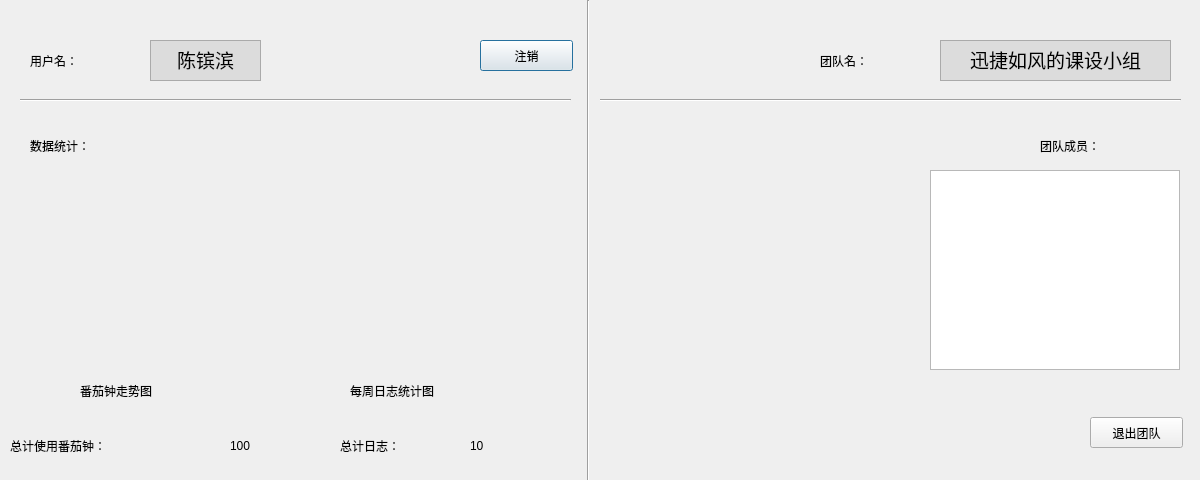
<?xml version="1.0" encoding="UTF-8"?>
<ui version="4.0">
 <class>personalDetails</class>
 <widget class="QDialog" name="personalDetails">
  <property name="geometry">
   <rect>
    <x>0</x>
    <y>0</y>
    <width>1200</width>
    <height>480</height>
   </rect>
  </property>
  <property name="windowTitle">
   <string>Dialog</string>
  </property>
  <widget class="QLabel" name="label">
   <property name="geometry">
    <rect>
     <x>30</x>
     <y>50</y>
     <width>81</width>
     <height>21</height>
    </rect>
   </property>
   <property name="styleSheet">
    <string notr="true">font: 14pt &quot;华文新魏&quot;;</string>
   </property>
   <property name="text">
    <string>用户名：</string>
   </property>
  </widget>
  <widget class="QLabel" name="label_3">
   <property name="geometry">
    <rect>
     <x>820</x>
     <y>50</y>
     <width>81</width>
     <height>21</height>
    </rect>
   </property>
   <property name="styleSheet">
    <string notr="true">font: 14pt &quot;华文新魏&quot;;</string>
   </property>
   <property name="text">
    <string>团队名：</string>
   </property>
  </widget>
  <widget class="QTextBrowser" name="textBrowser">
   <property name="geometry">
    <rect>
     <x>940</x>
     <y>40</y>
     <width>231</width>
     <height>41</height>
    </rect>
   </property>
   <property name="styleSheet">
    <string notr="true">background-color: rgb(220, 220, 220);</string>
   </property>
   <property name="html">
    <string>&lt;!DOCTYPE HTML PUBLIC &quot;-//W3C//DTD HTML 4.0//EN&quot; &quot;http://www.w3.org/TR/REC-html40/strict.dtd&quot;&gt;
&lt;html&gt;&lt;head&gt;&lt;meta name=&quot;qrichtext&quot; content=&quot;1&quot; /&gt;&lt;style type=&quot;text/css&quot;&gt;
p, li { white-space: pre-wrap; }
&lt;/style&gt;&lt;/head&gt;&lt;body style=&quot; font-family:'SimSun'; font-size:9pt; font-weight:400; font-style:normal;&quot;&gt;
&lt;p align=&quot;center&quot; style=&quot; margin-top:0px; margin-bottom:0px; margin-left:0px; margin-right:0px; -qt-block-indent:0; text-indent:0px;&quot;&gt;&lt;span style=&quot; font-size:14pt;&quot;&gt;迅捷如风的课设小组&lt;/span&gt;&lt;/p&gt;&lt;/body&gt;&lt;/html&gt;</string>
   </property>
  </widget>
  <widget class="QTextBrowser" name="textBrowser_2">
   <property name="geometry">
    <rect>
     <x>150</x>
     <y>40</y>
     <width>111</width>
     <height>41</height>
    </rect>
   </property>
   <property name="styleSheet">
    <string notr="true">background-color: rgb(220, 220, 220);
font: 14pt &quot;宋体&quot;;</string>
   </property>
   <property name="html">
    <string>&lt;!DOCTYPE HTML PUBLIC &quot;-//W3C//DTD HTML 4.0//EN&quot; &quot;http://www.w3.org/TR/REC-html40/strict.dtd&quot;&gt;
&lt;html&gt;&lt;head&gt;&lt;meta name=&quot;qrichtext&quot; content=&quot;1&quot; /&gt;&lt;style type=&quot;text/css&quot;&gt;
p, li { white-space: pre-wrap; }
&lt;/style&gt;&lt;/head&gt;&lt;body style=&quot; font-family:'宋体'; font-size:14pt; font-weight:400; font-style:normal;&quot;&gt;
&lt;p align=&quot;center&quot; style=&quot; margin-top:0px; margin-bottom:0px; margin-left:0px; margin-right:0px; -qt-block-indent:0; text-indent:0px;&quot;&gt;陈镔滨&lt;/p&gt;&lt;/body&gt;&lt;/html&gt;</string>
   </property>
  </widget>
  <widget class="Line" name="line">
   <property name="geometry">
    <rect>
     <x>580</x>
     <y>0</y>
     <width>16</width>
     <height>481</height>
    </rect>
   </property>
   <property name="orientation">
    <enum>Qt::Vertical</enum>
   </property>
  </widget>
  <widget class="QLabel" name="label_2">
   <property name="geometry">
    <rect>
     <x>30</x>
     <y>130</y>
     <width>121</width>
     <height>31</height>
    </rect>
   </property>
   <property name="styleSheet">
    <string notr="true">font: 16pt &quot;华文新魏&quot;;</string>
   </property>
   <property name="text">
    <string>数据统计：</string>
   </property>
  </widget>
  <widget class="Line" name="line_2">
   <property name="geometry">
    <rect>
     <x>20</x>
     <y>90</y>
     <width>551</width>
     <height>20</height>
    </rect>
   </property>
   <property name="orientation">
    <enum>Qt::Horizontal</enum>
   </property>
  </widget>
  <widget class="Line" name="line_3">
   <property name="geometry">
    <rect>
     <x>600</x>
     <y>90</y>
     <width>581</width>
     <height>20</height>
    </rect>
   </property>
   <property name="orientation">
    <enum>Qt::Horizontal</enum>
   </property>
  </widget>
  <widget class="QLabel" name="label_4">
   <property name="geometry">
    <rect>
     <x>1040</x>
     <y>130</y>
     <width>121</width>
     <height>31</height>
    </rect>
   </property>
   <property name="styleSheet">
    <string notr="true">font: 16pt &quot;华文新魏&quot;;</string>
   </property>
   <property name="text">
    <string>团队成员：</string>
   </property>
  </widget>
  <widget class="QTableWidget" name="tableWidget">
   <property name="geometry">
    <rect>
     <x>930</x>
     <y>170</y>
     <width>250</width>
     <height>200</height>
    </rect>
   </property>
   <property name="styleSheet">
    <string notr="true">font: 14pt &quot;楷体&quot;;</string>
   </property>
  </widget>
  <widget class="QPushButton" name="pushButton">
   <property name="geometry">
    <rect>
     <x>480</x>
     <y>40</y>
     <width>93</width>
     <height>31</height>
    </rect>
   </property>
   <property name="styleSheet">
    <string notr="true">font: 75 12pt &quot;微软雅黑&quot;;</string>
   </property>
   <property name="text">
    <string>注销</string>
   </property>
  </widget>
  <widget class="QPushButton" name="pushButton_2">
   <property name="geometry">
    <rect>
     <x>1090</x>
     <y>417</y>
     <width>93</width>
     <height>31</height>
    </rect>
   </property>
   <property name="styleSheet">
    <string notr="true">font: 75 12pt &quot;微软雅黑&quot;;</string>
   </property>
   <property name="text">
    <string>退出团队</string>
   </property>
  </widget>
  <widget class="QLabel" name="label_5">
   <property name="geometry">
    <rect>
     <x>20</x>
     <y>200</y>
     <width>221</width>
     <height>151</height>
    </rect>
   </property>
   <property name="styleSheet">
    <string notr="true">border-image: url(:/new/prefix1/Image/58ece79b36818.png);</string>
   </property>
   <property name="text">
    <string/>
   </property>
  </widget>
  <widget class="QLabel" name="label_6">
   <property name="geometry">
    <rect>
     <x>310</x>
     <y>200</y>
     <width>221</width>
     <height>151</height>
    </rect>
   </property>
   <property name="styleSheet">
    <string notr="true">border-image: url(:/new/prefix1/Image/58ece79b36818.png);</string>
   </property>
   <property name="text">
    <string/>
   </property>
  </widget>
  <widget class="QLabel" name="label_7">
   <property name="geometry">
    <rect>
     <x>80</x>
     <y>380</y>
     <width>131</width>
     <height>21</height>
    </rect>
   </property>
   <property name="styleSheet">
    <string notr="true">font: 12pt &quot;幼圆&quot;;</string>
   </property>
   <property name="text">
    <string>番茄钟走势图</string>
   </property>
  </widget>
  <widget class="QLabel" name="label_8">
   <property name="geometry">
    <rect>
     <x>350</x>
     <y>380</y>
     <width>151</width>
     <height>21</height>
    </rect>
   </property>
   <property name="styleSheet">
    <string notr="true">font: 12pt &quot;幼圆&quot;;</string>
   </property>
   <property name="text">
    <string>每周日志统计图</string>
   </property>
  </widget>
  <widget class="QLabel" name="label_9">
   <property name="geometry">
    <rect>
     <x>10</x>
     <y>430</y>
     <width>211</width>
     <height>31</height>
    </rect>
   </property>
   <property name="styleSheet">
    <string notr="true">font: 16pt &quot;黑体&quot;;</string>
   </property>
   <property name="text">
    <string>总计使用番茄钟：</string>
   </property>
  </widget>
  <widget class="QLabel" name="label_10">
   <property name="geometry">
    <rect>
     <x>340</x>
     <y>430</y>
     <width>131</width>
     <height>31</height>
    </rect>
   </property>
   <property name="styleSheet">
    <string notr="true">font: 16pt &quot;黑体&quot;;</string>
   </property>
   <property name="text">
    <string>总计日志：</string>
   </property>
  </widget>
  <widget class="QLabel" name="label_11">
   <property name="geometry">
    <rect>
     <x>230</x>
     <y>430</y>
     <width>51</width>
     <height>31</height>
    </rect>
   </property>
   <property name="styleSheet">
    <string notr="true">font: 16pt &quot;Verdana&quot;;</string>
   </property>
   <property name="text">
    <string>100</string>
   </property>
  </widget>
  <widget class="QLabel" name="label_12">
   <property name="geometry">
    <rect>
     <x>470</x>
     <y>430</y>
     <width>72</width>
     <height>31</height>
    </rect>
   </property>
   <property name="styleSheet">
    <string notr="true">font: 16pt &quot;Verdana&quot;;</string>
   </property>
   <property name="text">
    <string>10</string>
   </property>
  </widget>
 </widget>
 <resources/>
 <connections/>
</ui>
